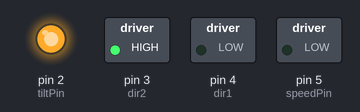
This sketch was run on a simulated Arduino Uno, built with avr-gcc and run on an emulated ATmega328P. On the bench: switched loads named in the sketch (green lamp = pin HIGH), output pins drawn as LEDs (lit = HIGH). What the sketch prints to the serial monitor is not drawn.

Above: at 0.1 s.
Timing chart, 0 to 1.6 s (numbered marks = the images above):
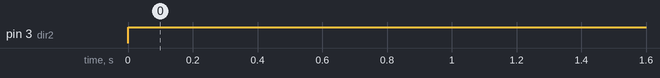

Measured:
- by itself, pin 3 (dir2): LOW → HIGH at 0.00 s

The sketch:

Tuesday_DC_Motor_Control_Tilt_Switch.ino
```cpp
int speedPin=5;
int dir1=4;
int dir2=3;
int mSpeed=175; // 0 - 255
int tiltPin=2;
int tiltVal;

void setup() {
  // put your setup code here, to run once:
pinMode(speedPin, OUTPUT);
pinMode(dir1, OUTPUT);
pinMode(dir2, OUTPUT);
pinMode(tiltPin, OUTPUT);
digitalWrite(tiltPin, HIGH); //places pull-up resistor between high and pin - switch is closed = reads 0
Serial.begin(9600);

}

void loop() {
  // put your main code here, to run repeatedly:

// Directions set in opposite directions for motor to spin one way
digitalWrite(dir1, LOW);
digitalWrite(dir2, HIGH);
tiltVal=digitalRead(tiltPin);
Serial.println(tiltVal);
if (tiltVal==0){
  analogWrite(speedPin, mSpeed);
}
if(tiltVal==1){
  analogWrite(speedPin, 0); //or digitalWrite LOW
}
}
```
